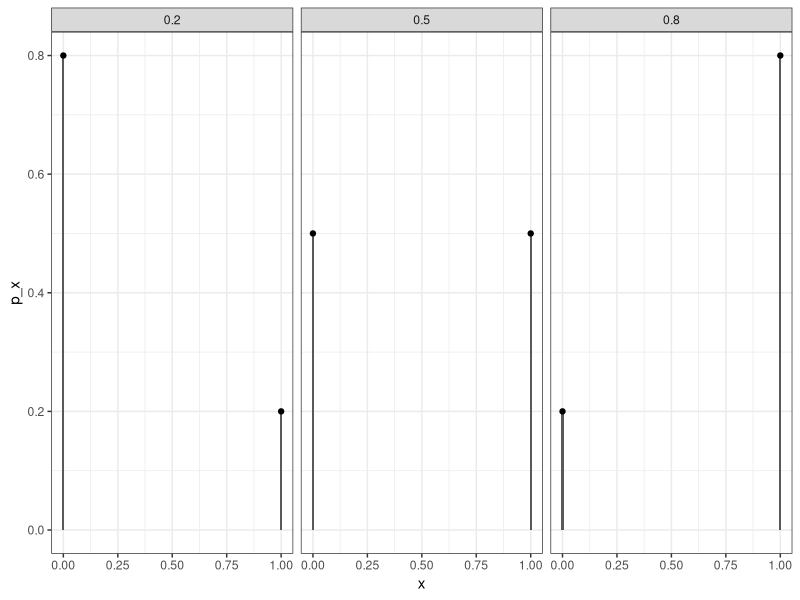
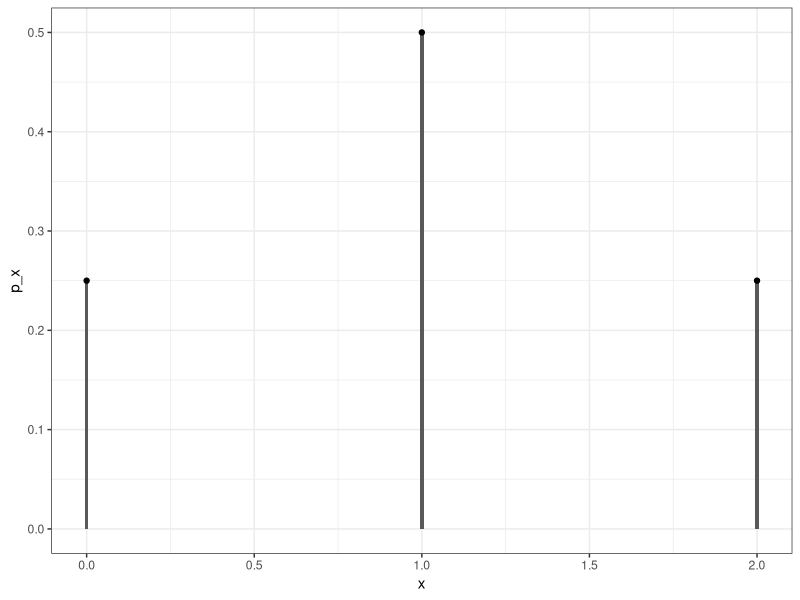
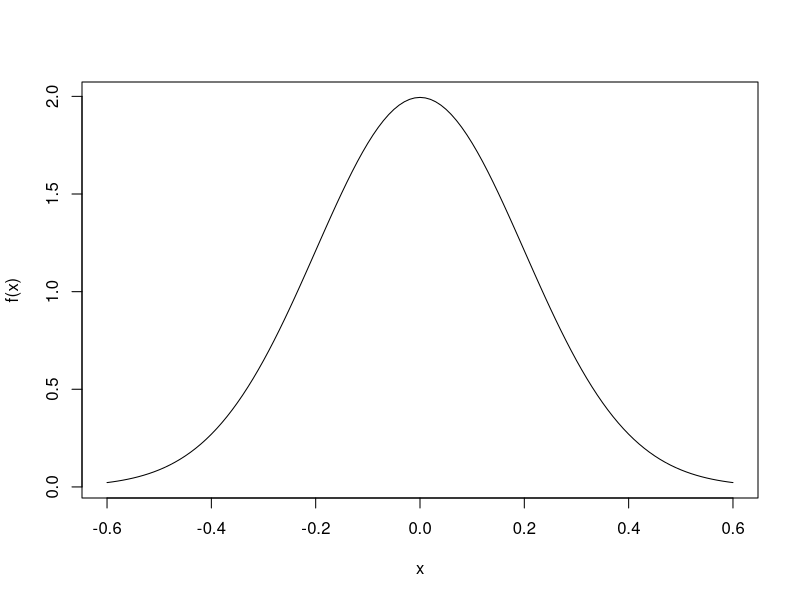
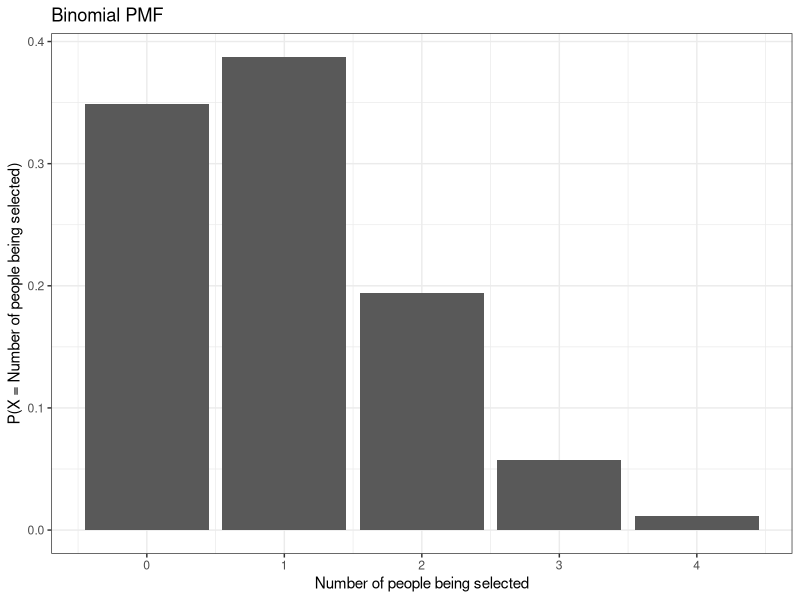

Reproduce these figures in R, in order.
## ---- chunk 1
library(knitr)
require(tidyverse)
set.seed(453)
# invalidate cache when the package version changes
knitr::opts_chunk$set(tidy = FALSE, echo = FALSE, 
                  message = FALSE, warning = FALSE,
                  out.width = "45%")
options(knitr.table.format = "latex")
options(knitr.kable.NA = "", digits = 2)
options(kableExtra.latex.load_packages = FALSE)

# set penalty for using scientific notation at 10, and number of digits to use in notation to 10
options(scipen = 30, digits = 15)

theme_set(theme_bw())
## ---- chunk 2
ber_df <- tibble(
  theta = c(0.2, 0.2, 0.5, 0.5, 0.8, 0.8),
  x = rep(c(0,1), 3),
  p_x = c(0.8, 0.2, 0.5, 0.5, 0.2, 0.8)
)
ber_df %>% ggplot(aes(x, p_x)) + 
  geom_col(width = 0.01) + 
  geom_point() +
  facet_wrap(~theta, nrow = 1)
## ---- chunk 3
ex1_df <- tibble(
  x = c(0,1,2),
  p_x = c(0.25, 0.5, 0.25)
)
ex1_df %>% ggplot(aes(x, p_x)) + 
  geom_col(width = 0.01) + 
  geom_point()
## ---- chunk 4
f <- function(x) (1 / sqrt(2 * pi * sig ^ 2)) * exp(-(x - mu) ^ 2 / 2 / sig ^ 2)
dx <- 0.01
x <- seq(-0.6, 0.6, by = dx)
mu <- 0
sig <- 0.2
plot(x, f(x), type = "l")
## ---- chunk 5
sum(f(x)[-1]*dx)
## ---- chunk 6
sum(f(seq(-0.2, 0.2, by = dx))[-1]*dx)
## ---- chunk 7
pbinom(7, size = 10, prob = 0.5, lower.tail = FALSE)
## ---- chunk 8
pbinom(7, size = 10, prob = 0.5) - pbinom(3, size = 10, prob = 0.5)
## ---- chunk 9
pbinom(c(3, 7), size = 10, prob = 0.5)
## ---- chunk 10
diff(pbinom(c(3,7), size=10, prob=0.5))
## ---- chunk 11
round(0.1^3 * 0.9^7, 4)
## ---- chunk 12
factorial(10)/(factorial(3)*factorial(7))
## ---- chunk 13
choose(10, 3)
## ---- chunk 14
dbinom(x = 3, size = 10, prob = 0.1)
## ---- chunk 15
dbin_df <- tibble(selection_of = 0:4, probability = dbinom(x = c(0:4), size = 10, prob = 0.1))
dbin_df
## ---- chunk 16
ggplot(data = dbin_df, aes(x = selection_of, y = probability)) +
  geom_col() +
  labs(y = "P(X = Number of people being selected)", 
       x = "Number of people being selected", 
       title = "Binomial PMF")
## ---- chunk 17
sum(dbinom(x = c(0:4), size = 10, prob = 0.1))
## ---- chunk 18
pbinom(q = 4, size = 10, prob = 0.1, lower.tail = TRUE)
## ---- chunk 19
p <- 18/38

pbinom(10, 10, p) - pbinom(5, 10, p)
## ---- chunk 20
sample(c(FALSE, TRUE), 20, replace = TRUE, prob = c(0.2, 0.8))
## ---- chunk 21
as.logical(rbinom(20, 1, 0.8))
## ---- chunk 22
binom.test(c(682, 243), p = 3/4)
# binom.test(682, 682 + 243, p = 3/4)   # The same.
## ---- chunk 23
probability_data <- tibble(probability = c(0.301, 0.176, 0.125, 0.097, 0.079, 0.067, 0.058, 0.051, 0.046),
       values = seq(1:9))

# the mean, variance and sd of a discrete probability distribution
probability_data %>% 
  summarise(probability_sum = sum(values*probability), 
            probability_variance = sum(probability*(values-mean(values))^2), 
            probability_sd = sqrt(probability_variance))
## ---- chunk 24
saturday_sales <- read.csv("./data/carsold.csv", header = T)
mu <- sum(saturday_sales$numsold * saturday_sales$prob)
mu
variance <- sum((saturday_sales$numsold-mu)^2 * saturday_sales$prob)
variance

tibble(numsold = saturday_sales$numsold, 
       probability = (dbinom(saturday_sales$numsold, size = 5, prob = .5)))
## ---- chunk 25
dbinom(8, size = 10, prob = 0.76)
## ---- chunk 26
sum(dbinom(c(1:6), size = 10, prob = 0.76))
# pbinom(6, 10, 0.76) # same
## ---- chunk 27
randombinom <- rbinom(100, 10, 0.76)
## ---- chunk 28
quantile(randombinom, 0.025)# lower limit
quantile(randombinom, 0.975)# upper limit
## ---- chunk 29
coin_toss_bin <- tribble(~"Number of heads", ~"Frequencies", 
       0, 7,
       1, 6,
       2, 19, 
       3, 35, 
       4, 30,
       5, 23,
       6, 7, 
       7, 1)
coin_toss_bin
## ---- chunk 30
ctb <- coin_toss_bin %>% 
  mutate(p = 1/2, 
         q = 1/2) %>% 
  rename(x = `Number of heads`,
         f = Frequencies) %>% 
  mutate("fx" = x*f, 
         "exp1" = ((nrow(.)-1)-x)/(x+1), 
         "exp2" = ((nrow(.)-1)-x)/(x+1), 
         "exp3" = choose(nrow(.)-1, x)) %>% 
  mutate_if(is.numeric, list(~round(., 2)))

ctb_colnames <- c(colnames(ctb)[1:5], "$\\frac{n-x}{x+1}$", "$\\frac{n-x}{x+1}.\\frac{p}{q}$", "$\\text{Expected frequency} \\newline f(x) = Np(x)$")

ctb %>% 
  knitr::kable(booktabs = TRUE, escape = FALSE, col.names = ctb_colnames) %>% 
  kableExtra::kable_styling(font_size = 6, position = "center")

## ---- chunk 31
# take only foremost columns

ctb_prob_params <- ctb[,1:6] %>% 
  summarise(ctb_mean = (sum(`fx`))/sum(`f`), 
            ctb_p = ctb_mean/(nrow(ctb)-1), 
            ctb_q = 1-ctb_p, 
            ctb_p_by_q = ctb_p/ctb_q)

ctb <- ctb[, 1:6] %>% 
  mutate("exp2" = `exp1`* ctb_prob_params$ctb_p_by_q) %>% 
  mutate(p = ctb_prob_params$ctb_p,
         q = ctb_prob_params$ctb_q) %>% 
  mutate("exp3" = cumprod(c(128 * (0.5167)^7, (`exp2`)[1:7]))) %>% 
  mutate_if(is.numeric, list(~round(., 2)))

ctb_colnames <- c(colnames(ctb)[1:5], "$\\frac{n-x}{x+1}$", "$\\frac{n-x}{x+1}.\\frac{p}{q}$", "$\\text{Expected frequency} \\newline f(x) = Np(x)$")

ctb %>% 
  kable(booktabs = TRUE, escape = FALSE, col.names = ctb_colnames) %>% 
  kableExtra::kable_styling(position = "center", font_size = 6)
## ---- chunk 32
tribble(~"x", ~"f", 
        0, 1,
        1, 9, 
        2, 36,
        3, 23,
        4, 33,
        5, 19,
        6, 6,
        7, 1) %>% 
  knitr::kable(booktabs = TRUE) %>% 
  kableExtra::kable_styling(position = "center")
